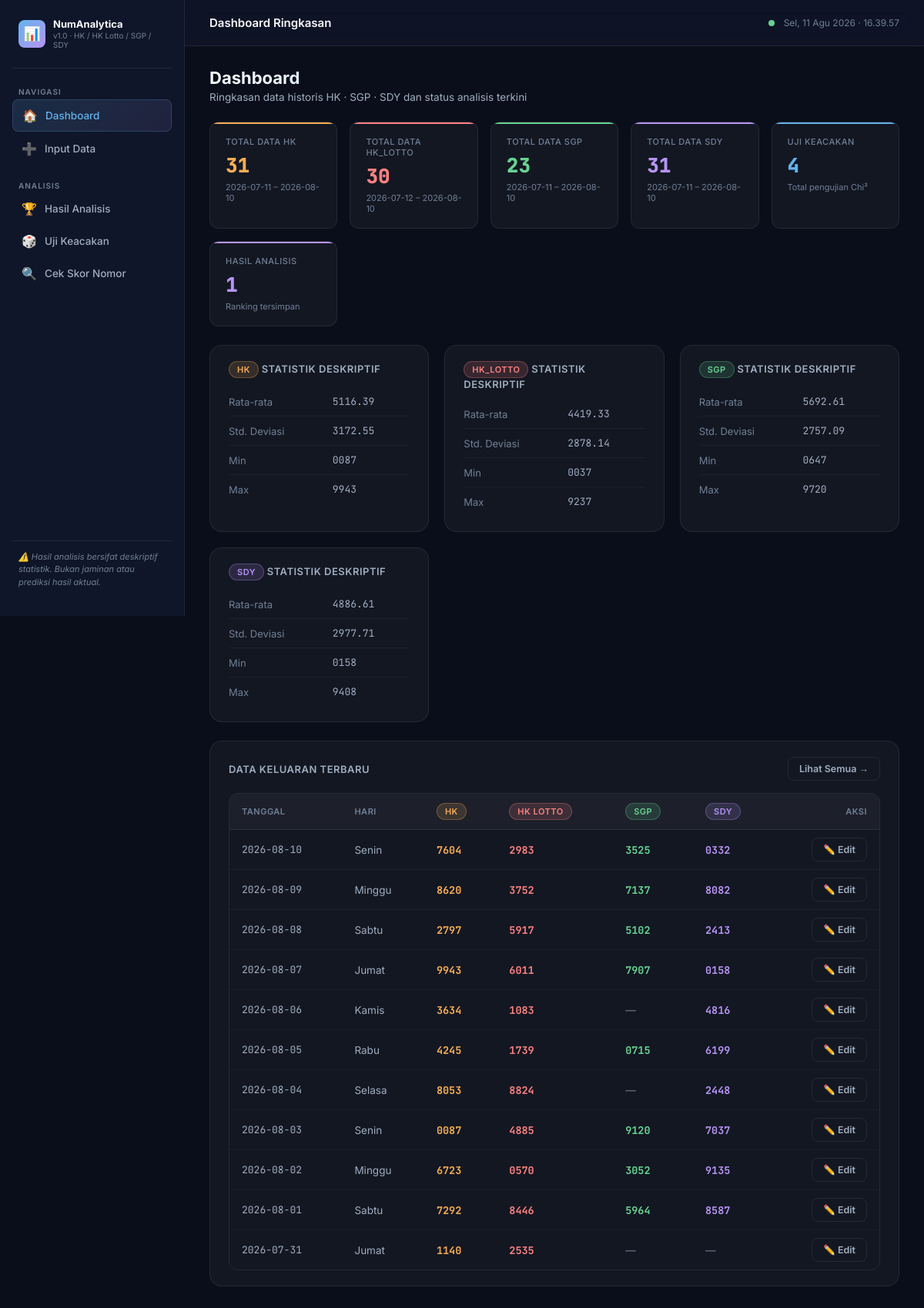
/dashboard, run on the app's committed database.
### tables this page shows
CREATE TABLE data_historis (
    id         INTEGER PRIMARY KEY AUTOINCREMENT,
    tanggal    DATE NOT NULL,
    hari       VARCHAR(20),
    kategori   VARCHAR(10) NOT NULL,
    nilai      VARCHAR(10) NOT NULL,
    created_at TIMESTAMP DEFAULT CURRENT_TIMESTAMP,
    UNIQUE(tanggal, kategori)
);

### routes/dashboard.py (the view)
@bp.route("/")
@bp.route("/dashboard")
def index():
    ringkasan = {kat: get_ringkasan(kat) for kat in CATEGORIES}
    conn = get_conn()
    data_terbaru = conn.execute(
        "SELECT * FROM data_historis ORDER BY tanggal DESC, kategori ASC LIMIT 40"
    ).fetchall()
    total_uji = conn.execute("SELECT COUNT(*) as c FROM uji_keacakan").fetchone()["c"]
    total_analisis = conn.execute("SELECT COUNT(*) as c FROM hasil_analisis").fetchone()["c"]
    conn.close()
    return render_template(
        "dashboard.html",
        ringkasan=ringkasan,
        data_terbaru=[dict(r) for r in data_terbaru],
        total_uji=total_uji,
        total_analisis=total_analisis,
        categories=CATEGORIES,
    )

### database.py (called while the page is built)
def get_conn():
    conn = sqlite3.connect(DATABASE_PATH)
    conn.row_factory = sqlite3.Row
    return conn

### modules/preprocessing.py (called while the page is built)
def get_data_by_category(kategori: str):
    conn = get_conn()
    rows = conn.execute(
        "SELECT tanggal, nilai FROM data_historis WHERE kategori=? ORDER BY tanggal ASC",
        (kategori,),
    ).fetchall()
    conn.close()
    return [(r["tanggal"], r["nilai"]) for r in rows]

def get_ringkasan(kategori: str):
    data = get_data_by_category(kategori)
    if not data:
        return {}
    nilai_list = [int(v) for _, v in data]
    return {
        "total_data": len(data),
        "rata_rata": round(np.mean(nilai_list), 2),
        "std_dev": round(np.std(nilai_list), 2),
        "min": min(nilai_list),
        "max": max(nilai_list),
        "tanggal_awal": data[0][0],
        "tanggal_akhir": data[-1][0],
    }

### templates/dashboard.html (shortened to what this page needs)
{% extends "base.html" %}
{% block topbar_title %}Dashboard Ringkasan{% endblock %}
{% block content %}
<div class="page-header">
  <h1>Dashboard</h1>
  <p>Ringkasan data historis HK · SGP · SDY dan status analisis terkini</p>
</div>
<div class="stats-grid mb-24">
  {% for kat in categories %}
  {% set r = ringkasan[kat] %}
  {% set cls = kat.lower() %}
  <div class="stat-card {{ cls }}">
    <div class="stat-label">TOTAL DATA {{ kat }}</div>
    <div class="stat-value {{ cls }}">{{ r.total_data if r else 0 }}</div>
    <div class="stat-meta">
      {% if r %}{{ r.tanggal_awal }} – {{ r.tanggal_akhir }}{% else %}Belum ada data{% endif %}
    </div>
  </div>
  {% endfor %}
  <div class="stat-card blue">
    <div class="stat-label">UJI KEACAKAN</div>
    <div class="stat-value" style="color:var(--accent-blue)">{{ total_uji }}</div>
    <div class="stat-meta">Total pengujian Chi²</div>
  </div>
  <div class="stat-card purple">
    <div class="stat-label">HASIL ANALISIS</div>
    <div class="stat-value" style="color:var(--accent-purple)">{{ total_analisis }}</div>
    <div class="stat-meta">Ranking tersimpan</div>
  </div>
</div>
<div class="grid-3 mb-24">
  {% for kat in categories %}
  {% set r = ringkasan[kat] %}
  {% set cls = kat.lower() %}
  <div class="card">
    <div class="card-title">
      <span class="badge badge-{{ cls }}">{{ kat }}</span>
      Statistik Deskriptif
    </div>
    {% if r %}
    <table style="font-size:13px;">
      <tr><td class="text-muted" style="padding:5px 0;padding-right:16px;">Rata-rata</td>
          <td class="font-mono">{{ r.rata_rata }}</td></tr>
      <tr><td class="text-muted" style="padding:5px 0;padding-right:16px;">Std. Deviasi</td>
          <td class="font-mono">{{ r.std_dev }}</td></tr>
      <tr><td class="text-muted" style="padding:5px 0;padding-right:16px;">Min</td>
          <td class="font-mono">{{ "%04d"|format(r.min) }}</td></tr>
      <tr><td class="text-muted" style="padding:5px 0;padding-right:16px;">Max</td>
          <td class="font-mono">{{ "%04d"|format(r.max) }}</td></tr>
    </table>
    {% else %}
    <p class="text-muted text-sm">Belum ada data.</p>
    {% endif %}
  </div>
  {% endfor %}
</div>
<div class="card">
  <div class="flex items-center justify-between mb-16">
    <div class="card-title mb-0">Data Keluaran Terbaru</div>
    <a href="{{ url_for('input_data.index') }}" class="btn btn-ghost btn-sm">Lihat Semua →</a>
  </div>
  <div class="table-wrapper">
    <table>
      <thead>
        <tr>
          <th>Tanggal</th>
          <th>Hari</th>
          {% for kat in categories %}
          <th><span class="badge badge-{{ kat.lower() }}">{{ kat.replace('_', ' ') }}</span></th>
          {% endfor %}
          <th style="text-align:right;">Aksi</th>
        </tr>
      </thead>
      <tbody>
        {% set grouped = {} %}
        {% for row in data_terbaru %}
          {% if row.tanggal not in grouped %}
            {% set info_init = {'hari': row.hari} %}
            {% for kat in categories %}
              {% set _ = info_init.update({kat: '-'}) %}
            {% endfor %}
            {% set _ = grouped.update({row.tanggal: info_init}) %}
          {% endif %}
          {% set _ = grouped[row.tanggal].update({row.kategori: row.nilai}) %}
        {% endfor %}
        {% for tgl, info in grouped.items() %}
        <tr>
          <td class="mono">{{ tgl }}</td>
          <td>{{ info.hari }}</td>
          {% for kat in categories %}
          <td>
            {% if info[kat] != '-' %}
            <span class="font-mono" style="color:var(--{{ kat.lower() }}-color); font-weight:700;">{{ info[kat] }}</span>
            {% else %}<span class="text-muted">—</span>{% endif %}
          </td>
          {% endfor %}
          <td style="text-align:right;">
            <button class="btn btn-ghost btn-sm" onclick='openEditModal("{{ tgl }}", "{{ info.hari }}", {{ info | tojson }})'>
              ✏️ Edit
            </button>
          </td>
        </tr>
        {% endfor %}
      </tbody>
    </table>
  </div>
</div>
{% endblock %}

### data on the page
data_historis: tanggal_awal "2026-07-11"
data_historis: tanggal_akhir "2026-08-10", tanggal "2026-08-10", hari "Senin", nilai "7604" "2983" "3525" "0332"
data_historis: tanggal_awal "2026-07-12"
data_historis: tanggal_akhir "2026-08-10"
data_historis: tanggal_awal "2026-07-11"
data_historis: tanggal_akhir "2026-08-10"
data_historis: tanggal_awal "2026-07-11"
data_historis: tanggal_akhir "2026-08-10"
data_historis: tanggal "2026-08-09", hari "Minggu", nilai "8620" "3752" "7137" "8082"
data_historis: tanggal "2026-08-08", hari "Sabtu", nilai "2797" "5917" "5102" "2413"
data_historis: tanggal "2026-08-07", hari "Jumat", nilai "9943" "6011" "7907" "0158"
data_historis: tanggal "2026-08-06", hari "Kamis", nilai "3634" "1083" "4816"
data_historis: tanggal "2026-08-05", hari "Rabu", nilai "4245" "1739" "0715" "6199"
data_historis: tanggal "2026-08-04", hari "Selasa", nilai "8053" "8824" "2448"
data_historis: tanggal "2026-08-03", hari "Senin", nilai "0087" "4885" "9120" "7037"
data_historis: tanggal "2026-08-02", hari "Minggu", nilai "6723" "0570" "3052" "9135"
data_historis: tanggal "2026-08-01", hari "Sabtu", nilai "7292" "8446" "5964" "8587"
data_historis: tanggal "2026-07-31", hari "Jumat", nilai "1140" "2535"

### other printed values
{{ kat }} "HK" "HK_LOTTO" "SGP" "SDY"
{{ r.total_data if r else 0 }} "31" "30" "23" "31"
{{ total_uji }} "4"
{{ total_analisis }} "1"
{{ r.rata_rata }} "5116.39" "4419.33" "5692.61" "4886.61"
{{ r.std_dev }} "3172.55" "2878.14" "2757.09" "2977.71"
{{ "%04d"|format(r.min) }} "0087" "0037" "0647" "0158"
{{ "%04d"|format(r.max) }} "9943" "9237" "9720" "9408"
{{ kat.replace('_', ' ') }} "HK" "HK LOTTO" "SGP" "SDY"
